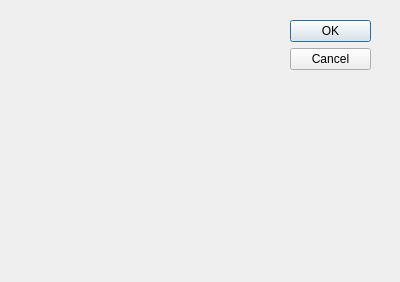
<?xml version="1.0" encoding="UTF-8"?>
<ui version="4.0">
 <class>Dialog</class>
 <widget class="QDialog" name="Dialog">
  <property name="geometry">
   <rect>
    <x>0</x>
    <y>0</y>
    <width>400</width>
    <height>282</height>
   </rect>
  </property>
  <property name="windowTitle">
   <string>Dialog</string>
  </property>
  <widget class="QDialogButtonBox" name="buttonBox">
   <property name="geometry">
    <rect>
     <x>290</x>
     <y>20</y>
     <width>81</width>
     <height>241</height>
    </rect>
   </property>
   <property name="orientation">
    <enum>Qt::Vertical</enum>
   </property>
   <property name="standardButtons">
    <set>QDialogButtonBox::Cancel|QDialogButtonBox::Ok</set>
   </property>
  </widget>
 </widget>
 <resources/>
 <connections>
  <connection>
   <sender>buttonBox</sender>
   <signal>accepted()</signal>
   <receiver>Dialog</receiver>
   <slot>accept()</slot>
   <hints>
    <hint type="sourcelabel">
     <x>248</x>
     <y>254</y>
    </hint>
    <hint type="destinationlabel">
     <x>157</x>
     <y>274</y>
    </hint>
   </hints>
  </connection>
  <connection>
   <sender>buttonBox</sender>
   <signal>rejected()</signal>
   <receiver>Dialog</receiver>
   <slot>reject()</slot>
   <hints>
    <hint type="sourcelabel">
     <x>316</x>
     <y>260</y>
    </hint>
    <hint type="destinationlabel">
     <x>286</x>
     <y>274</y>
    </hint>
   </hints>
  </connection>
 </connections>
</ui>
